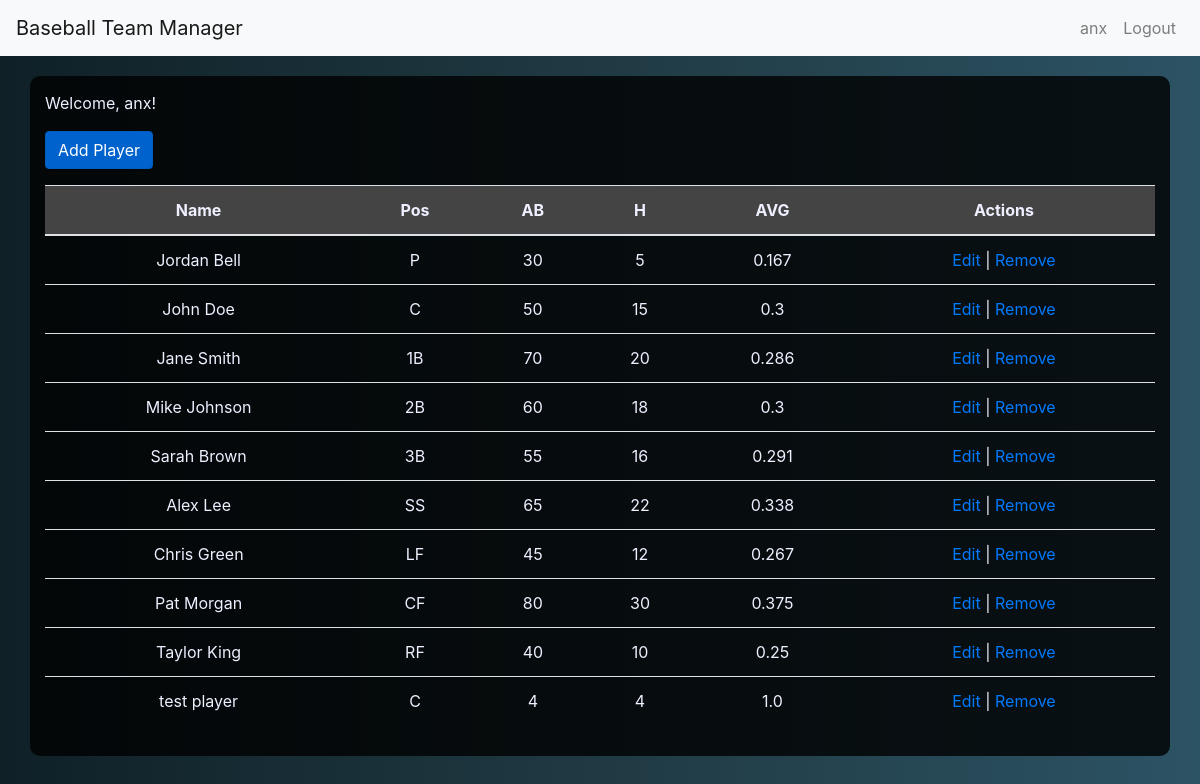
Page / (signed in) on the earlier database version.
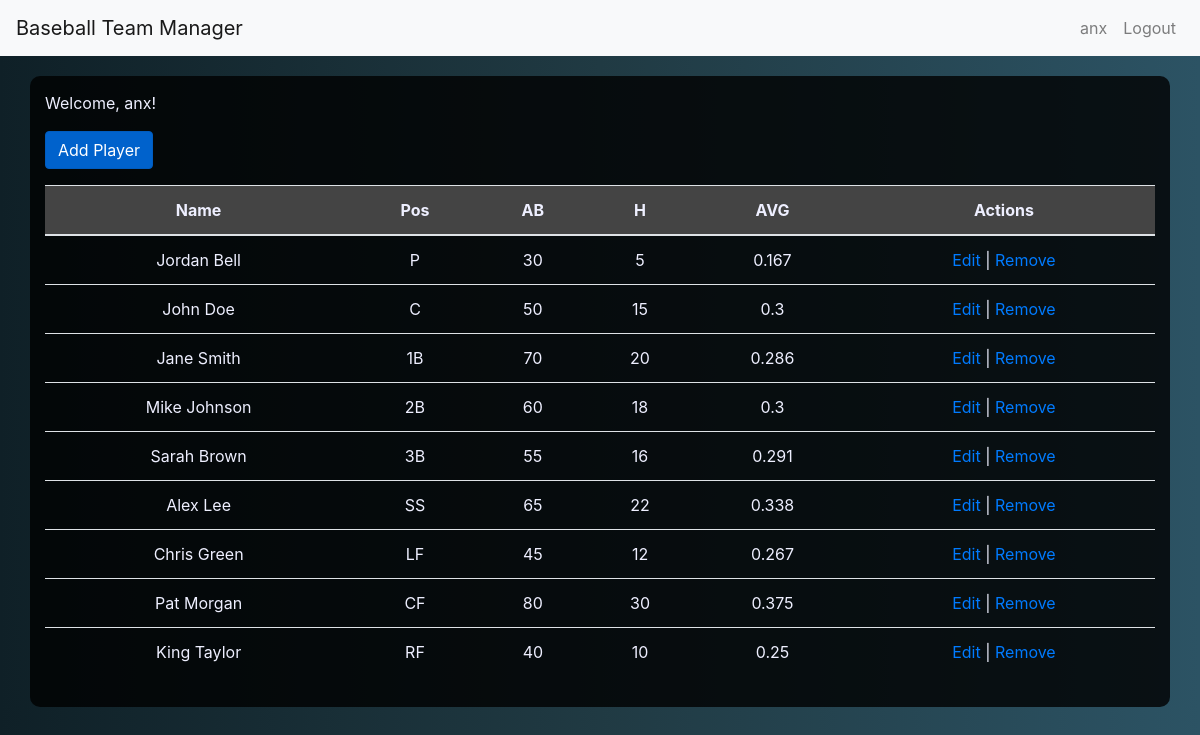
Same page on the later database version.
### models.py (models this page shows)
class User(UserMixin, db.Model):
    id = db.Column(db.Integer, primary_key=True)
    username = db.Column(db.String(20), unique=True, nullable=False)
    password = db.Column(db.String(60), nullable=False)
    players = db.relationship('Player', backref='author', lazy=True)

class Player(db.Model):
    id = db.Column(db.Integer, primary_key=True)
    name = db.Column(db.String(100), nullable=False)
    position = db.Column(db.String(10), nullable=False)
    at_bats = db.Column(db.Integer, nullable=False)
    hits = db.Column(db.Integer, nullable=False)
    avg = db.Column(db.Float, nullable=False)
    user_id = db.Column(db.Integer, db.ForeignKey('user.id'), nullable=False)

### app.py (the view)
@app.route('/')
def index():
    if current_user.is_authenticated:
        lineup = baseball_manager.get_players(current_user.id)
    else:
        lineup = []  # Empty list for unauthenticated users
    return render_template('index.html', lineup=lineup, is_authenticated=current_user.is_authenticated)

### app.py (called while the page is built)
@login_manager.user_loader
def load_user(user_id):
    return User.query.get(int(user_id))

### baseball_manager.py (called while the page is built)
def get_players(user_id):
    return Player.query.filter_by(user_id=user_id).all()

### templates/index.html (shortened to what this page needs)
<!DOCTYPE html>
<html lang="en">
  <head>
    <link
      rel="stylesheet"
      href="https://stackpath.bootstrapcdn.com/bootstrap/4.3.1/css/bootstrap.min.css"
    />
    <link
      rel="stylesheet"
      href="{{ url_for('static', filename='css/styles.css') }}"
    />
  </head>
  <body>
    <nav class="navbar navbar-expand-lg navbar-light bg-light">
      <a class="navbar-brand" href="{{ url_for('index') }}"
        >Baseball Team Manager</a
      >
      <div class="collapse navbar-collapse" id="navbarNav">
        <ul class="navbar-nav ml-auto">
          {% if is_authenticated %}
          <li class="nav-item">
            <a class="nav-link" href="#">{{ current_user.username }}</a>
          </li>
          <li class="nav-item">
            <a class="nav-link" href="{{ url_for('logout') }}">Logout</a>
          </li>
          {% endif %}
        </ul>
      </div>
    </nav>
    <div class="container">
      {% if is_authenticated %}
      <p>Welcome, {{ current_user.username }}!</p>
      <a href="{{ url_for('add_player') }}" class="btn btn-primary mb-3"
        >Add Player</a
      >
      <table class="table">
        <thead>
          <tr>
            <th>Name</th>
            <th>Pos</th>
            <th>AB</th>
            <th>H</th>
            <th>AVG</th>
            <th>Actions</th>
          </tr>
        </thead>
        <tbody>
          {% if lineup %} {% for player in lineup %}
          <tr>
            <td>{{ player.name }}</td>
            <td>{{ player.position }}</td>
            <td>{{ player.at_bats }}</td>
            <td>{{ player.hits }}</td>
            <td>{{ player.avg }}</td>
            <td>
              <a href="{{ url_for('edit_player', player_id=player.id) }}"
                >Edit</a
              >
              |
              <a href="{{ url_for('remove_player', player_id=player.id) }}"
                >Remove</a
              >
            </td>
          </tr>
          {% endfor %} {% endif %}
        </tbody>
      </table>
      {% else %}
      <p>
        Welcome to Baseball Team Manager! Please
        <a href="{{ url_for('login') }}">log in</a> or
        <a href="{{ url_for('register') }}">register</a>.
      </p>
      {% endif %}
    </div>
  </body>
</html>

### static/css/styles.css (style rules this page uses)
body { background: linear-gradient( to right, #0f2027, #203a43, #2c5364 ); color: #eeefff; }
.container { margin-top: 20px; background-color: rgba( 0, 0, 0, 0.8 ); padding: 15px; border-radius: 10px; }
.table th, .table td { text-align: center; color: #eeefff; }
.table thead { background-color: #444; color: #fff; }
.btn-primary { background-color: #0062cc; border-color: #005cbf; }

Differences in the rows shown:
removed Player: name "test player", position "C", at_bats "4", hits "4", avg "1.0"
changed Player "RF": name "Taylor King" → "King Taylor"
